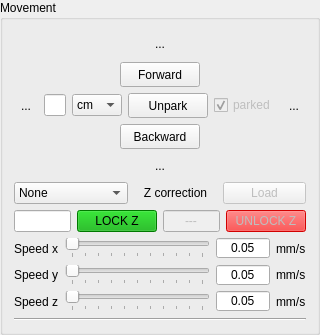
             <widget class="QGroupBox" name="Movement">
              <property name="sizePolicy">
               <sizepolicy hsizetype="Fixed" vsizetype="Fixed">
                <horstretch>0</horstretch>
                <verstretch>0</verstretch>
               </sizepolicy>
              </property>
              <property name="minimumSize">
               <size>
                <width>320</width>
                <height>335</height>
               </size>
              </property>
              <property name="maximumSize">
               <size>
                <width>320</width>
                <height>370</height>
               </size>
              </property>
              <property name="title">
               <string>Movement</string>
              </property>
              <layout class="QVBoxLayout" name="verticalLayout_10">
               <item>
                <layout class="QVBoxLayout" name="verticalLayout_9">
                 <item>
                  <layout class="QHBoxLayout" name="horizontalLayout_15">
                   <item>
                    <spacer name="horizontalSpacer_5">
                     <property name="orientation">
                      <enum>Qt::Horizontal</enum>
                     </property>
                     <property name="sizeHint" stdset="0">
                      <size>
                       <width>40</width>
                       <height>20</height>
                      </size>
                     </property>
                    </spacer>
                   </item>
                   <item>
                    <widget class="QToolButton" name="push_button_move_up">
                     <property name="minimumSize">
                      <size>
                       <width>0</width>
                       <height>25</height>
                      </size>
                     </property>
                     <property name="text">
                      <string>...</string>
                     </property>
                     <property name="icon">
                      <iconset>
                       <normaloff>../fonts/Arrows_Up.png</normaloff>../fonts/Arrows_Up.png</iconset>
                     </property>
                     <property name="autoRaise">
                      <bool>true</bool>
                     </property>
                    </widget>
                   </item>
                   <item>
                    <spacer name="horizontalSpacer_6">
                     <property name="orientation">
                      <enum>Qt::Horizontal</enum>
                     </property>
                     <property name="sizeHint" stdset="0">
                      <size>
                       <width>40</width>
                       <height>20</height>
                      </size>
                     </property>
                    </spacer>
                   </item>
                  </layout>
                 </item>
                 <item>
                  <layout class="QHBoxLayout" name="horizontalLayout_17">
                   <item>
                    <widget class="QToolButton" name="push_button_move_left">
                     <property name="text">
                      <string>...</string>
                     </property>
                     <property name="icon">
                      <iconset>
                       <normaloff>../fonts/Arrows_Left.png</normaloff>../fonts/Arrows_Left.png</iconset>
                     </property>
                     <property name="autoRaise">
                      <bool>true</bool>
                     </property>
                    </widget>
                   </item>
                   <item>
                    <layout class="QVBoxLayout" name="verticalLayout_8">
                     <item>
                      <layout class="QHBoxLayout" name="horizontalLayout_13">
                       <item>
                        <spacer name="horizontalSpacer">
                         <property name="orientation">
                          <enum>Qt::Horizontal</enum>
                         </property>
                         <property name="sizeHint" stdset="0">
                          <size>
                           <width>40</width>
                           <height>20</height>
                          </size>
                         </property>
                        </spacer>
                       </item>
                       <item>
                        <widget class="QPushButton" name="push_button_move_forward">
                         <property name="minimumSize">
                          <size>
                           <width>0</width>
                           <height>25</height>
                          </size>
                         </property>
                         <property name="text">
                          <string>Forward</string>
                         </property>
                        </widget>
                       </item>
                       <item>
                        <spacer name="horizontalSpacer_2">
                         <property name="orientation">
                          <enum>Qt::Horizontal</enum>
                         </property>
                         <property name="sizeHint" stdset="0">
                          <size>
                           <width>40</width>
                           <height>20</height>
                          </size>
                         </property>
                        </spacer>
                       </item>
                      </layout>
                     </item>
                     <item>
                      <layout class="QHBoxLayout" name="horizontalLayout_12">
                       <item>
                        <widget class="QLineEdit" name="line_edit_travel_distance">
                         <property name="alignment">
                          <set>Qt::AlignCenter</set>
                         </property>
                        </widget>
                       </item>
                       <item>
                        <spacer name="horizontalSpacer_9">
                         <property name="orientation">
                          <enum>Qt::Horizontal</enum>
                         </property>
                         <property name="sizeHint" stdset="0">
                          <size>
                           <width>40</width>
                           <height>20</height>
                          </size>
                         </property>
                        </spacer>
                       </item>
                       <item>
                        <widget class="QComboBox" name="combobox_scale">
                         <item>
                          <property name="text">
                           <string>cm</string>
                          </property>
                         </item>
                         <item>
                          <property name="text">
                           <string>mm</string>
                          </property>
                         </item>
                         <item>
                          <property name="text">
                           <string>µm</string>
                          </property>
                         </item>
                        </widget>
                       </item>
                       <item>
                        <widget class="QPushButton" name="push_button_park_axis">
                         <property name="minimumSize">
                          <size>
                           <width>0</width>
                           <height>25</height>
                          </size>
                         </property>
                         <property name="palette">
                          <palette>
                           <active>
                            <colorrole role="Text">
                             <brush brushstyle="SolidPattern">
                              <color alpha="255">
                               <red>255</red>
                               <green>0</green>
                               <blue>0</blue>
                              </color>
                             </brush>
                            </colorrole>
                           </active>
                           <inactive>
                            <colorrole role="Text">
                             <brush brushstyle="SolidPattern">
                              <color alpha="255">
                               <red>255</red>
                               <green>0</green>
                               <blue>0</blue>
                              </color>
                             </brush>
                            </colorrole>
                           </inactive>
                           <disabled>
                            <colorrole role="Text">
                             <brush brushstyle="SolidPattern">
                              <color alpha="255">
                               <red>120</red>
                               <green>120</green>
                               <blue>120</blue>
                              </color>
                             </brush>
                            </colorrole>
                           </disabled>
                          </palette>
                         </property>
                         <property name="styleSheet">
                          <string notr="true"/>
                         </property>
                         <property name="text">
                          <string>Unpark</string>
                         </property>
                         <property name="checkable">
                          <bool>false</bool>
                         </property>
                        </widget>
                       </item>
                       <item>
                        <widget class="QCheckBox" name="checkbox_parked">
                         <property name="enabled">
                          <bool>false</bool>
                         </property>
                         <property name="text">
                          <string>parked</string>
                         </property>
                         <property name="checked">
                          <bool>true</bool>
                         </property>
                        </widget>
                       </item>
                      </layout>
                     </item>
                     <item>
                      <layout class="QHBoxLayout" name="horizontalLayout_14">
                       <item>
                        <spacer name="horizontalSpacer_3">
                         <property name="orientation">
                          <enum>Qt::Horizontal</enum>
                         </property>
                         <property name="sizeHint" stdset="0">
                          <size>
                           <width>40</width>
                           <height>20</height>
                          </size>
                         </property>
                        </spacer>
                       </item>
                       <item>
                        <widget class="QPushButton" name="push_button_move_backward">
                         <property name="minimumSize">
                          <size>
                           <width>0</width>
                           <height>25</height>
                          </size>
                         </property>
                         <property name="text">
                          <string>Backward</string>
                         </property>
                        </widget>
                       </item>
                       <item>
                        <spacer name="horizontalSpacer_4">
                         <property name="orientation">
                          <enum>Qt::Horizontal</enum>
                         </property>
                         <property name="sizeHint" stdset="0">
                          <size>
                           <width>40</width>
                           <height>20</height>
                          </size>
                         </property>
                        </spacer>
                       </item>
                      </layout>
                     </item>
                    </layout>
                   </item>
                   <item>
                    <widget class="QToolButton" name="push_button_move_right">
                     <property name="text">
                      <string>...</string>
                     </property>
                     <property name="icon">
                      <iconset>
                       <normaloff>../fonts/Arrows_Right.png</normaloff>../fonts/Arrows_Right.png</iconset>
                     </property>
                     <property name="autoRaise">
                      <bool>true</bool>
                     </property>
                    </widget>
                   </item>
                  </layout>
                 </item>
                 <item>
                  <layout class="QHBoxLayout" name="horizontalLayout_16">
                   <item>
                    <spacer name="horizontalSpacer_7">
                     <property name="orientation">
                      <enum>Qt::Horizontal</enum>
                     </property>
                     <property name="sizeHint" stdset="0">
                      <size>
                       <width>40</width>
                       <height>20</height>
                      </size>
                     </property>
                    </spacer>
                   </item>
                   <item>
                    <widget class="QToolButton" name="push_button_move_down">
                     <property name="text">
                      <string>...</string>
                     </property>
                     <property name="icon">
                      <iconset>
                       <normaloff>../fonts/Arrows_Down.png</normaloff>../fonts/Arrows_Down.png</iconset>
                     </property>
                     <property name="autoRaise">
                      <bool>true</bool>
                     </property>
                    </widget>
                   </item>
                   <item>
                    <spacer name="horizontalSpacer_8">
                     <property name="orientation">
                      <enum>Qt::Horizontal</enum>
                     </property>
                     <property name="sizeHint" stdset="0">
                      <size>
                       <width>40</width>
                       <height>20</height>
                      </size>
                     </property>
                    </spacer>
                   </item>
                  </layout>
                 </item>
                </layout>
               </item>
               <item>
                <layout class="QHBoxLayout" name="horizontalLayout_34">
                 <item>
                  <widget class="QComboBox" name="combobox_z_correction">
                   <item>
                    <property name="text">
                     <string>None</string>
                    </property>
                   </item>
                   <item>
                    <property name="text">
                     <string>On flight</string>
                    </property>
                   </item>
                   <item>
                    <property name="text">
                     <string>From 3D profile</string>
                    </property>
                   </item>
                  </widget>
                 </item>
                 <item>
                  <widget class="QLabel" name="label">
                   <property name="text">
                    <string>Z correction</string>
                   </property>
                   <property name="alignment">
                    <set>Qt::AlignCenter</set>
                   </property>
                  </widget>
                 </item>
                 <item>
                  <widget class="QPushButton" name="push_button_load_z">
                   <property name="enabled">
                    <bool>false</bool>
                   </property>
                   <property name="maximumSize">
                    <size>
                     <width>16777215</width>
                     <height>25</height>
                    </size>
                   </property>
                   <property name="text">
                    <string>Load</string>
                   </property>
                  </widget>
                 </item>
                </layout>
               </item>
               <item>
                <layout class="QHBoxLayout" name="horizontalLayout_38">
                 <item>
                  <widget class="QLineEdit" name="line_edit_read_z">
                   <property name="maximumSize">
                    <size>
                     <width>150</width>
                     <height>25</height>
                    </size>
                   </property>
                   <property name="alignment">
                    <set>Qt::AlignCenter</set>
                   </property>
                  </widget>
                 </item>
                 <item>
                  <widget class="QPushButton" name="push_button_lockZ">
                   <property name="styleSheet">
                    <string notr="true">background-color: rgb(0, 170, 0);</string>
                   </property>
                   <property name="text">
                    <string>LOCK Z</string>
                   </property>
                  </widget>
                 </item>
                 <item>
                  <widget class="QLineEdit" name="line_edit_lockZ">
                   <property name="enabled">
                    <bool>false</bool>
                   </property>
                   <property name="text">
                    <string>---</string>
                   </property>
                   <property name="alignment">
                    <set>Qt::AlignCenter</set>
                   </property>
                  </widget>
                 </item>
                 <item>
                  <widget class="QPushButton" name="push_button_unlockZ">
                   <property name="enabled">
                    <bool>false</bool>
                   </property>
                   <property name="styleSheet">
                    <string notr="true">background-color: rgb(255, 0, 0);</string>
                   </property>
                   <property name="text">
                    <string>UNLOCK Z</string>
                   </property>
                  </widget>
                 </item>
                </layout>
               </item>
               <item>
                <layout class="QHBoxLayout" name="horizontalLayout_9">
                 <item>
                  <widget class="QLabel" name="label_17">
                   <property name="text">
                    <string>Speed x</string>
                   </property>
                  </widget>
                 </item>
                 <item>
                  <widget class="QSlider" name="slider_motorspeed_x">
                   <property name="minimum">
                    <number>0</number>
                   </property>
                   <property name="maximum">
                    <number>10</number>
                   </property>
                   <property name="singleStep">
                    <number>1</number>
                   </property>
                   <property name="value">
                    <number>0</number>
                   </property>
                   <property name="orientation">
                    <enum>Qt::Horizontal</enum>
                   </property>
                   <property name="tickPosition">
                    <enum>QSlider::TicksBelow</enum>
                   </property>
                  </widget>
                 </item>
                 <item>
                  <widget class="QLineEdit" name="line_edit_motrospeed_x">
                   <property name="maximumSize">
                    <size>
                     <width>54</width>
                     <height>20</height>
                    </size>
                   </property>
                   <property name="text">
                    <string>0.05</string>
                   </property>
                   <property name="maxLength">
                    <number>6</number>
                   </property>
                   <property name="alignment">
                    <set>Qt::AlignCenter</set>
                   </property>
                  </widget>
                 </item>
                 <item>
                  <widget class="QLabel" name="label_20">
                   <property name="text">
                    <string>mm/s</string>
                   </property>
                  </widget>
                 </item>
                </layout>
               </item>
               <item>
                <layout class="QHBoxLayout" name="horizontalLayout_10">
                 <item>
                  <widget class="QLabel" name="label_18">
                   <property name="text">
                    <string>Speed y</string>
                   </property>
                  </widget>
                 </item>
                 <item>
                  <widget class="QSlider" name="slider_motorspeed_y">
                   <property name="maximum">
                    <number>10</number>
                   </property>
                   <property name="orientation">
                    <enum>Qt::Horizontal</enum>
                   </property>
                   <property name="tickPosition">
                    <enum>QSlider::TicksBelow</enum>
                   </property>
                  </widget>
                 </item>
                 <item>
                  <widget class="QLineEdit" name="line_edit_motrospeed_y">
                   <property name="maximumSize">
                    <size>
                     <width>54</width>
                     <height>20</height>
                    </size>
                   </property>
                   <property name="text">
                    <string>0.05</string>
                   </property>
                   <property name="alignment">
                    <set>Qt::AlignCenter</set>
                   </property>
                  </widget>
                 </item>
                 <item>
                  <widget class="QLabel" name="label_21">
                   <property name="text">
                    <string>mm/s</string>
                   </property>
                  </widget>
                 </item>
                </layout>
               </item>
               <item>
                <layout class="QHBoxLayout" name="horizontalLayout_11">
                 <item>
                  <widget class="QLabel" name="label_19">
                   <property name="text">
                    <string>Speed z</string>
                   </property>
                  </widget>
                 </item>
                 <item>
                  <widget class="QSlider" name="slider_motorspeed_z">
                   <property name="maximum">
                    <number>10</number>
                   </property>
                   <property name="orientation">
                    <enum>Qt::Horizontal</enum>
                   </property>
                   <property name="tickPosition">
                    <enum>QSlider::TicksBelow</enum>
                   </property>
                  </widget>
                 </item>
                 <item>
                  <widget class="QLineEdit" name="line_edit_motrospeed_z">
                   <property name="maximumSize">
                    <size>
                     <width>54</width>
                     <height>20</height>
                    </size>
                   </property>
                   <property name="text">
                    <string>0.05</string>
                   </property>
                   <property name="alignment">
                    <set>Qt::AlignCenter</set>
                   </property>
                  </widget>
                 </item>
                 <item>
                  <widget class="QLabel" name="label_22">
                   <property name="text">
                    <string>mm/s</string>
                   </property>
                  </widget>
                 </item>
                </layout>
               </item>
               <item>
                <widget class="Line" name="line_2">
                 <property name="orientation">
                  <enum>Qt::Horizontal</enum>
                 </property>
                </widget>
               </item>
              </layout>
             </widget>
